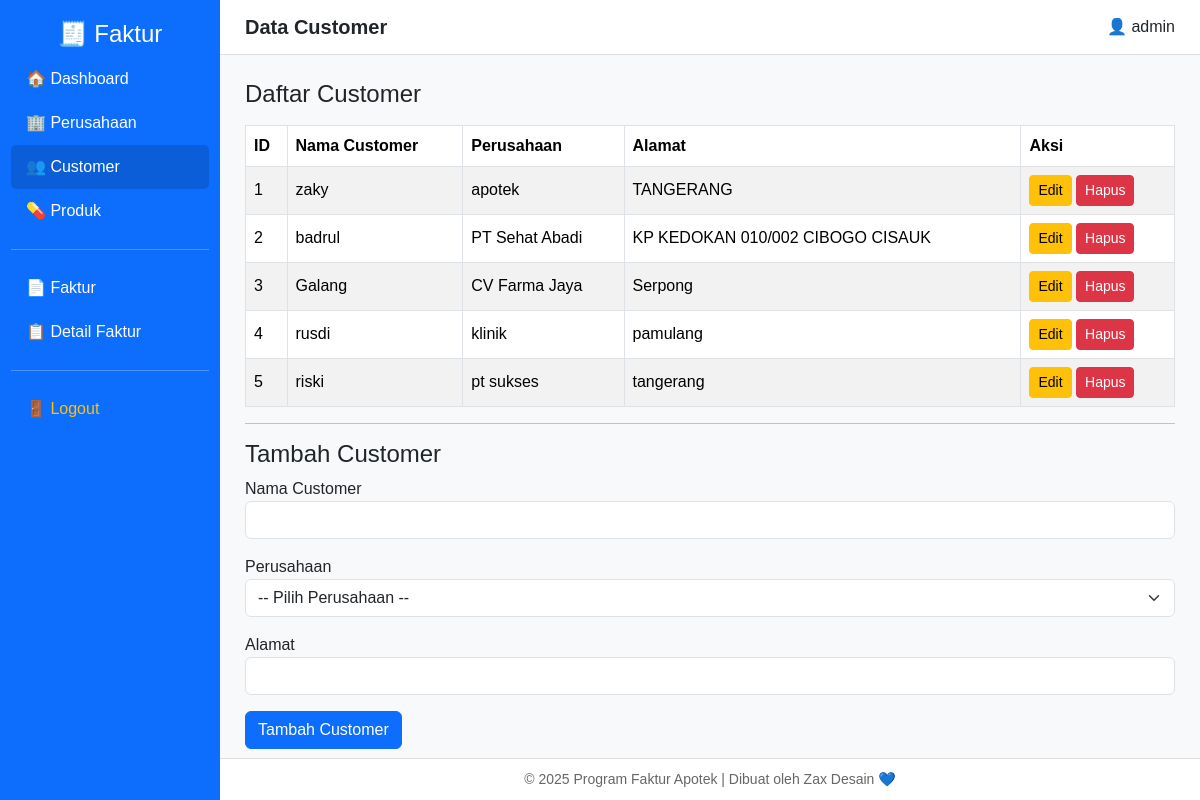
Page /customer.php (signed in) on the committed database.
### tables this page shows
CREATE TABLE `customer` (
  `id_customer` int(11) NOT NULL,
  `nama_customer` varchar(100) NOT NULL,
  `id_perusahaan` varchar(100) DEFAULT NULL,
  `alamat` text DEFAULT NULL
);

CREATE TABLE `perusahaan` (
  `id_perusahaan` int(11) NOT NULL,
  `nama_perusahaan` varchar(100) NOT NULL,
  `alamat` text DEFAULT NULL,
  `no_telp` varchar(20) DEFAULT NULL,
  `fax` varchar(20) DEFAULT NULL
);

### customer.php (the view, shortened to what this page needs)
<?php
include '../koneksi.php';
$editData = null;
?>
<!DOCTYPE html>
<html lang="id">
<head>
<link href="https://cdn.jsdelivr.net/npm/bootstrap@5.3.3/dist/css/bootstrap.min.css" rel="stylesheet">
</head>
<body>
<div class="sidebar">
    <h4>🧾 Faktur</h4>
    <a href="../dashboard.php">🏠 Dashboard</a>
    <a href="perusahaan.php">🏢 Perusahaan</a>
    <a href="customer.php" style="background:#0b5ed7;">👥 Customer</a>
    <a href="produk.php">💊 Produk</a>
    <hr style="width:90%;border-color:white">
    <a href="../transaksi/faktur.php">📄 Faktur</a>
    <a href="../transaksi/detail_faktur.php">📋 Detail Faktur</a>
    <hr style="width:90%;border-color:white">
    <a href="../logout.php" class="text-warning">🚪 Logout</a>
</div>
<div class="main">
<header>
    <h2>Data Customer</h2>
    <span>👤 <?php echo $_SESSION['username']; ?></span>
</header>
<div class="content">
    <h4 class="mb-3">Daftar Customer</h4>
    <table class="table table-bordered table-striped align-middle">
        <thead>
            <tr>
                <th>ID</th>
                <th>Nama Customer</th>
                <th>Perusahaan</th>
                <th>Alamat</th>
                <th>Aksi</th>
            </tr>
        </thead>
        <tbody>
            <?php
            $data = $koneksi->query("
                SELECT c.*, p.nama_perusahaan
                FROM customer c
                LEFT JOIN perusahaan p ON c.id_perusahaan = p.id_perusahaan
                ORDER BY c.id_customer ASC
            ");
            if ($data->num_rows > 0) {
                while ($d = $data->fetch_assoc()) {
                    $nama_perusahaan = $d['nama_perusahaan'] ?? '-';
                    echo "
                    <tr>
                        <td>{$d['id_customer']}</td>
                        <td>{$d['nama_customer']}</td>
                        <td>{$nama_perusahaan}</td>
                        <td>{$d['alamat']}</td>
                        <td>
                            <a href='?edit={$d['id_customer']}' class='btn btn-sm btn-warning'>Edit</a>
                            <a href='?hapus={$d['id_customer']}' onclick='return confirm(\"Yakin hapus customer ini?\")' class='btn btn-sm btn-danger'>Hapus</a>
                        </td>
                    </tr>";
                }
            } else {
                echo "<tr><td colspan='5' class='text-center'>Belum ada data customer</td></tr>";
            }
            ?>
        </tbody>
    </table>
    <hr>
    <h4><?php echo $editData ? "Ubah" : "Tambah"; ?> Customer</h4>
    <form method="post">
        <div class="mb-3">
            <label>Nama Customer</label>
            <input type="text" name="nama_customer" class="form-control" required value="<?php echo $editData['nama_customer'] ?? ''; ?>">
        </div>
        <div class="mb-3">
            <label>Perusahaan</label>
            <select name="id_perusahaan" class="form-select" required>
                <option value="">-- Pilih Perusahaan --</option>
            </select>
        </div>
        <div class="mb-3">
            <label>Alamat</label>
            <input type="text" name="alamat" class="form-control" required value="<?php echo $editData['alamat'] ?? ''; ?>">
        </div>
        <button type="submit" name="simpan" class="btn btn-primary"><?php echo $editData ? "Update" : "Tambah"; ?> Customer</button>
    </form>
</div>
<footer>
    © 2025 Program Faktur Apotek | Dibuat oleh Zax Desain 💙
</footer>
</div>
</body>
</html>

### customer.php (style rules this page uses)
body { margin:0;background:#f8f9fa;display:flex;height:100vh;overflow:hidden;font-family:"Poppins",sans-serif }
.sidebar { width:220px;background:#0d6efd;color:white;display:flex;flex-direction:column;align-items:center;padding-top:20px;position:fixed;left:0;top:0;bottom:0 }
.sidebar a { color:white;text-decoration:none;display:block;padding:10px 15px;width:90%;border-radius:5px }
.main { margin-left:220px;flex:1;display:flex;flex-direction:column }
header { background:white;border-bottom:1px solid #ddd;padding:15px 25px;display:flex;justify-content:space-between;align-items:center }
header h2 { margin:0;font-size:20px;font-weight:600 }
.content { flex-grow:1;padding:25px;overflow-y:auto }
footer { background:white;border-top:1px solid #ddd;padding:10px;text-align:center;font-size:14px;color:#666 }
.table thead { background:#0d6efd;color:white }

### rows in the picture
customer: id_customer "1", nama_customer "zaky", id_perusahaan.nama_perusahaan "apotek", alamat "TANGERANG"
customer: id_customer "2", nama_customer "badrul", id_perusahaan.nama_perusahaan "PT Sehat Abadi", alamat "KP KEDOKAN 010/002 CIBOGO CISAUK"
customer: id_customer "3", nama_customer "Galang", id_perusahaan.nama_perusahaan "CV Farma Jaya", alamat "Serpong"
customer: id_customer "4", nama_customer "rusdi", id_perusahaan.nama_perusahaan "klinik", alamat "pamulang"
customer: id_customer "5", nama_customer "riski", id_perusahaan.nama_perusahaan "pt sukses", alamat "tangerang"

### other values in the picture
$_SESSION['username'] "admin"
